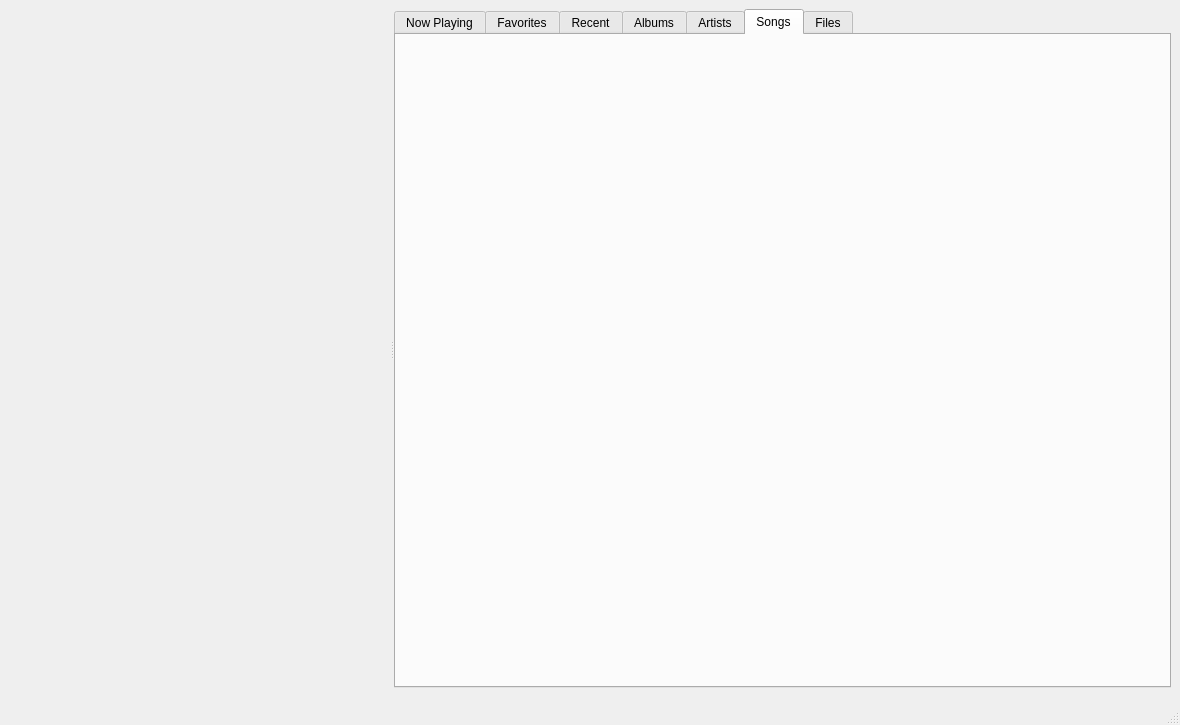
<?xml version="1.0" encoding="UTF-8"?>
<ui version="4.0">
 <class>MainWindow</class>
 <widget class="QMainWindow" name="MainWindow">
  <property name="geometry">
   <rect>
    <x>0</x>
    <y>0</y>
    <width>1180</width>
    <height>725</height>
   </rect>
  </property>
  <property name="windowTitle">
   <string>PCS Music Player</string>
  </property>
  <property name="locale">
   <locale language="English" country="UnitedStates"/>
  </property>
  <widget class="QWidget" name="centralwidget">
   <layout class="QVBoxLayout" name="verticalLayout" stretch="1,0">
    <item>
     <layout class="QHBoxLayout" name="horizontalLayout_2">
      <item>
       <widget class="QSplitter" name="splitter">
        <property name="orientation">
         <enum>Qt::Horizontal</enum>
        </property>
        <widget class="PlaylistWidget" name="playlistWidget" native="true"/>
        <widget class="QWidget" name="verticalLayoutWidget">
         <layout class="QVBoxLayout" name="verticalLayout_2">
          <item>
           <widget class="QTabWidget" name="tabWidget">
            <property name="currentIndex">
             <number>5</number>
            </property>
            <widget class="QWidget" name="nowPlayingTab">
             <attribute name="title">
              <string>Now Playing</string>
             </attribute>
            </widget>
            <widget class="QWidget" name="favoritesTab">
             <attribute name="title">
              <string>Favorites</string>
             </attribute>
            </widget>
            <widget class="QWidget" name="recentTab">
             <attribute name="title">
              <string>Recent</string>
             </attribute>
            </widget>
            <widget class="QWidget" name="albumsTab">
             <attribute name="title">
              <string>Albums</string>
             </attribute>
            </widget>
            <widget class="QWidget" name="artistsTab">
             <attribute name="title">
              <string>Artists</string>
             </attribute>
            </widget>
            <widget class="AllTracksWidget" name="songsTab">
             <attribute name="title">
              <string>Songs</string>
             </attribute>
            </widget>
            <widget class="QWidget" name="filesTab">
             <attribute name="title">
              <string>Files</string>
             </attribute>
            </widget>
           </widget>
          </item>
         </layout>
        </widget>
       </widget>
      </item>
     </layout>
    </item>
    <item>
     <widget class="PlayingWidget" name="playingWidget" native="true"/>
    </item>
   </layout>
  </widget>
  <widget class="QMenuBar" name="menubar">
   <property name="geometry">
    <rect>
     <x>0</x>
     <y>0</y>
     <width>1180</width>
     <height>23</height>
    </rect>
   </property>
  </widget>
  <widget class="QStatusBar" name="statusbar"/>
 </widget>
 <customwidgets>
  <customwidget>
   <class>PlayingWidget</class>
   <extends>QWidget</extends>
   <header>playingwidget.h</header>
   <container>1</container>
  </customwidget>
  <customwidget>
   <class>PlaylistWidget</class>
   <extends>QWidget</extends>
   <header>playlistwidget.h</header>
   <container>1</container>
  </customwidget>
  <customwidget>
   <class>AllTracksWidget</class>
   <extends>QWidget</extends>
   <header>alltrackswidget.h</header>
   <container>1</container>
  </customwidget>
 </customwidgets>
 <resources/>
 <connections/>
</ui>
